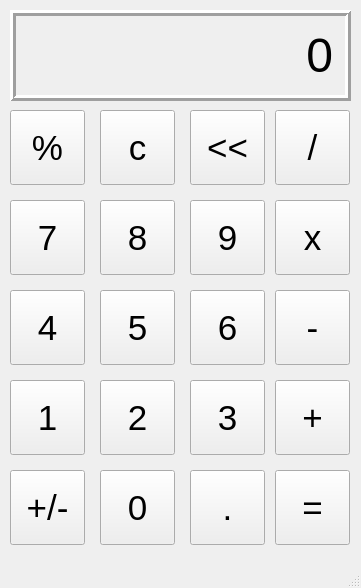
<?xml version="1.0" encoding="UTF-8"?>
<ui version="4.0">
 <class>MainWindow</class>
 <widget class="QMainWindow" name="MainWindow">
  <property name="geometry">
   <rect>
    <x>0</x>
    <y>0</y>
    <width>361</width>
    <height>588</height>
   </rect>
  </property>
  <property name="windowTitle">
   <string>Calculator</string>
  </property>
  <widget class="QWidget" name="centralwidget">
   <widget class="QLabel" name="outputLabel">
    <property name="geometry">
     <rect>
      <x>10</x>
      <y>10</y>
      <width>341</width>
      <height>91</height>
     </rect>
    </property>
    <property name="font">
     <font>
      <pointsize>36</pointsize>
     </font>
    </property>
    <property name="frameShape">
     <enum>QFrame::Shape::Box</enum>
    </property>
    <property name="frameShadow">
     <enum>QFrame::Shadow::Raised</enum>
    </property>
    <property name="lineWidth">
     <number>3</number>
    </property>
    <property name="text">
     <string>0</string>
    </property>
    <property name="alignment">
     <set>Qt::AlignmentFlag::AlignRight|Qt::AlignmentFlag::AlignTrailing|Qt::AlignmentFlag::AlignVCenter</set>
    </property>
    <property name="margin">
     <number>10</number>
    </property>
   </widget>
   <widget class="QPushButton" name="percentButton">
    <property name="geometry">
     <rect>
      <x>10</x>
      <y>110</y>
      <width>75</width>
      <height>75</height>
     </rect>
    </property>
    <property name="font">
     <font>
      <pointsize>26</pointsize>
     </font>
    </property>
    <property name="text">
     <string>%</string>
    </property>
   </widget>
   <widget class="QPushButton" name="cButton">
    <property name="geometry">
     <rect>
      <x>100</x>
      <y>110</y>
      <width>75</width>
      <height>75</height>
     </rect>
    </property>
    <property name="font">
     <font>
      <pointsize>26</pointsize>
     </font>
    </property>
    <property name="text">
     <string>c</string>
    </property>
   </widget>
   <widget class="QPushButton" name="arrowButton">
    <property name="geometry">
     <rect>
      <x>190</x>
      <y>110</y>
      <width>75</width>
      <height>75</height>
     </rect>
    </property>
    <property name="font">
     <font>
      <pointsize>26</pointsize>
     </font>
    </property>
    <property name="text">
     <string>&lt;&lt;</string>
    </property>
   </widget>
   <widget class="QPushButton" name="divideButton">
    <property name="geometry">
     <rect>
      <x>275</x>
      <y>110</y>
      <width>75</width>
      <height>75</height>
     </rect>
    </property>
    <property name="font">
     <font>
      <pointsize>26</pointsize>
     </font>
    </property>
    <property name="text">
     <string>/</string>
    </property>
   </widget>
   <widget class="QPushButton" name="multiplyButton">
    <property name="geometry">
     <rect>
      <x>275</x>
      <y>200</y>
      <width>75</width>
      <height>75</height>
     </rect>
    </property>
    <property name="font">
     <font>
      <pointsize>26</pointsize>
     </font>
    </property>
    <property name="text">
     <string>x</string>
    </property>
   </widget>
   <widget class="QPushButton" name="sevenButton">
    <property name="geometry">
     <rect>
      <x>10</x>
      <y>200</y>
      <width>75</width>
      <height>75</height>
     </rect>
    </property>
    <property name="font">
     <font>
      <pointsize>26</pointsize>
     </font>
    </property>
    <property name="text">
     <string>7</string>
    </property>
   </widget>
   <widget class="QPushButton" name="nineButton">
    <property name="geometry">
     <rect>
      <x>190</x>
      <y>200</y>
      <width>75</width>
      <height>75</height>
     </rect>
    </property>
    <property name="font">
     <font>
      <pointsize>26</pointsize>
     </font>
    </property>
    <property name="text">
     <string>9</string>
    </property>
   </widget>
   <widget class="QPushButton" name="eightButton">
    <property name="geometry">
     <rect>
      <x>100</x>
      <y>200</y>
      <width>75</width>
      <height>75</height>
     </rect>
    </property>
    <property name="font">
     <font>
      <pointsize>26</pointsize>
     </font>
    </property>
    <property name="text">
     <string>8</string>
    </property>
   </widget>
   <widget class="QPushButton" name="threeButton">
    <property name="geometry">
     <rect>
      <x>190</x>
      <y>380</y>
      <width>75</width>
      <height>75</height>
     </rect>
    </property>
    <property name="font">
     <font>
      <pointsize>26</pointsize>
     </font>
    </property>
    <property name="text">
     <string>3</string>
    </property>
   </widget>
   <widget class="QPushButton" name="addButton">
    <property name="geometry">
     <rect>
      <x>275</x>
      <y>380</y>
      <width>75</width>
      <height>75</height>
     </rect>
    </property>
    <property name="font">
     <font>
      <pointsize>26</pointsize>
     </font>
    </property>
    <property name="text">
     <string>+</string>
    </property>
   </widget>
   <widget class="QPushButton" name="oneButton">
    <property name="geometry">
     <rect>
      <x>10</x>
      <y>380</y>
      <width>75</width>
      <height>75</height>
     </rect>
    </property>
    <property name="font">
     <font>
      <pointsize>26</pointsize>
     </font>
    </property>
    <property name="text">
     <string>1</string>
    </property>
   </widget>
   <widget class="QPushButton" name="twoButton">
    <property name="geometry">
     <rect>
      <x>100</x>
      <y>380</y>
      <width>75</width>
      <height>75</height>
     </rect>
    </property>
    <property name="font">
     <font>
      <pointsize>26</pointsize>
     </font>
    </property>
    <property name="text">
     <string>2</string>
    </property>
   </widget>
   <widget class="QPushButton" name="minusButton">
    <property name="geometry">
     <rect>
      <x>275</x>
      <y>290</y>
      <width>75</width>
      <height>75</height>
     </rect>
    </property>
    <property name="font">
     <font>
      <pointsize>26</pointsize>
     </font>
    </property>
    <property name="text">
     <string>-</string>
    </property>
   </widget>
   <widget class="QPushButton" name="fourButton">
    <property name="geometry">
     <rect>
      <x>10</x>
      <y>290</y>
      <width>75</width>
      <height>75</height>
     </rect>
    </property>
    <property name="font">
     <font>
      <pointsize>26</pointsize>
     </font>
    </property>
    <property name="text">
     <string>4</string>
    </property>
   </widget>
   <widget class="QPushButton" name="sixButton">
    <property name="geometry">
     <rect>
      <x>190</x>
      <y>290</y>
      <width>75</width>
      <height>75</height>
     </rect>
    </property>
    <property name="font">
     <font>
      <pointsize>26</pointsize>
     </font>
    </property>
    <property name="text">
     <string>6</string>
    </property>
   </widget>
   <widget class="QPushButton" name="fiveButton">
    <property name="geometry">
     <rect>
      <x>100</x>
      <y>290</y>
      <width>75</width>
      <height>75</height>
     </rect>
    </property>
    <property name="font">
     <font>
      <pointsize>26</pointsize>
     </font>
    </property>
    <property name="text">
     <string>5</string>
    </property>
   </widget>
   <widget class="QPushButton" name="equalButton">
    <property name="geometry">
     <rect>
      <x>275</x>
      <y>470</y>
      <width>75</width>
      <height>75</height>
     </rect>
    </property>
    <property name="font">
     <font>
      <pointsize>26</pointsize>
     </font>
    </property>
    <property name="text">
     <string>=</string>
    </property>
   </widget>
   <widget class="QPushButton" name="zeroButton">
    <property name="geometry">
     <rect>
      <x>100</x>
      <y>470</y>
      <width>75</width>
      <height>75</height>
     </rect>
    </property>
    <property name="font">
     <font>
      <pointsize>26</pointsize>
     </font>
    </property>
    <property name="text">
     <string>0</string>
    </property>
   </widget>
   <widget class="QPushButton" name="plusorminusButton">
    <property name="geometry">
     <rect>
      <x>10</x>
      <y>470</y>
      <width>75</width>
      <height>75</height>
     </rect>
    </property>
    <property name="font">
     <font>
      <pointsize>26</pointsize>
     </font>
    </property>
    <property name="text">
     <string>+/-</string>
    </property>
   </widget>
   <widget class="QPushButton" name="decimalButton">
    <property name="geometry">
     <rect>
      <x>190</x>
      <y>470</y>
      <width>75</width>
      <height>75</height>
     </rect>
    </property>
    <property name="font">
     <font>
      <pointsize>26</pointsize>
     </font>
    </property>
    <property name="text">
     <string>.</string>
    </property>
   </widget>
  </widget>
  <widget class="QMenuBar" name="menubar">
   <property name="geometry">
    <rect>
     <x>0</x>
     <y>0</y>
     <width>361</width>
     <height>22</height>
    </rect>
   </property>
  </widget>
  <widget class="QStatusBar" name="statusbar"/>
 </widget>
 <resources/>
 <connections/>
</ui>
